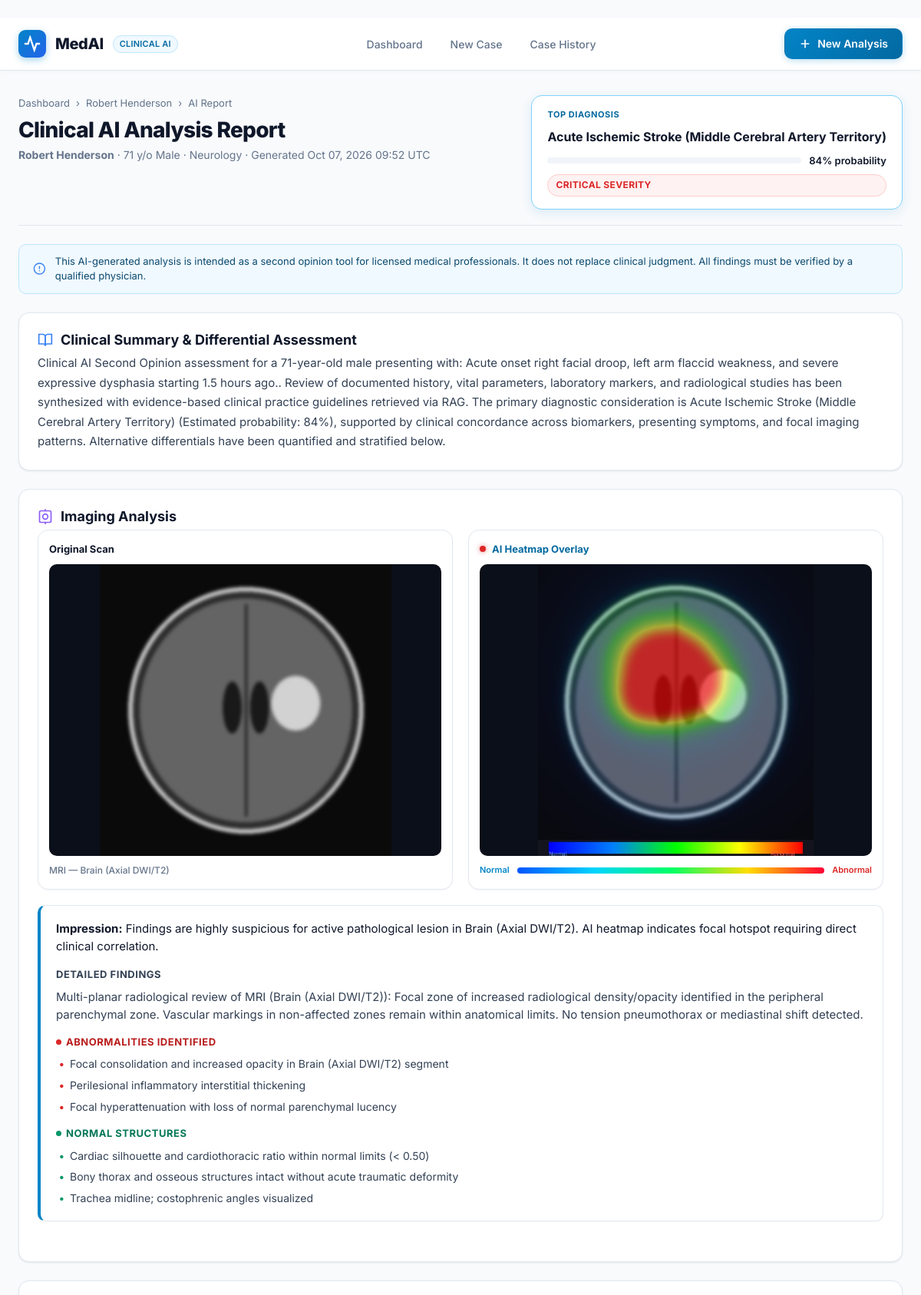
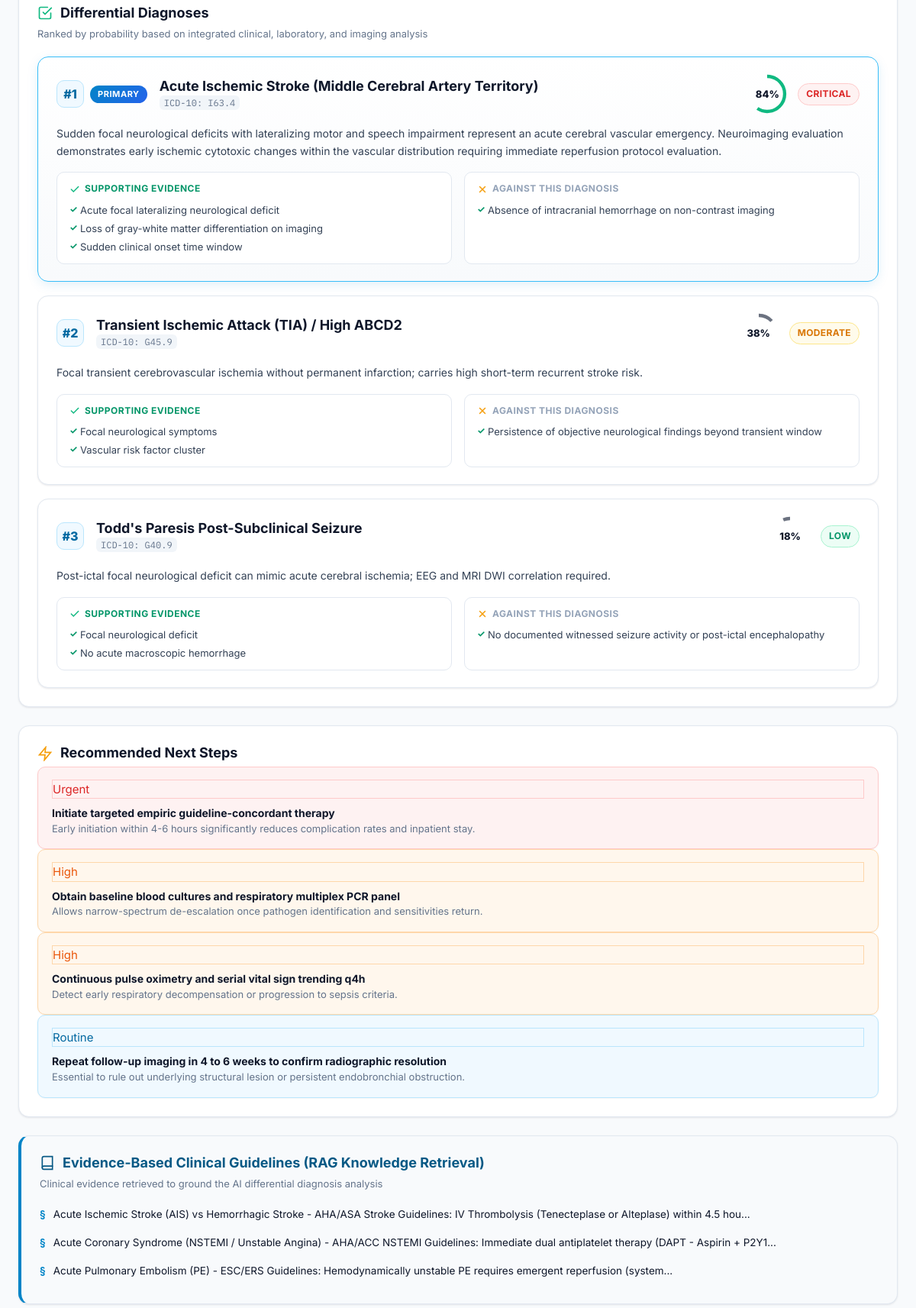
The app's page /case/2/report/ (upper part) with its own data (2 pictures, top to bottom).
### medical/models.py (models this page shows, shortened)
class PatientCase(models.Model):
    patient_name = models.CharField(max_length=200, default="Anonymous Patient")
    patient_id = models.CharField(max_length=100, blank=True, help_text="Hospital/clinic patient ID")
    age = models.PositiveIntegerField(null=True, blank=True)
    gender = models.CharField(max_length=20, choices=[
        ("male", "Male"), ("female", "Female"), ("other", "Other")
    ], blank=True)
    chief_complaint = models.TextField(blank=True, help_text="Primary complaint / reason for visit")
    clinical_history = models.TextField(blank=True, help_text="Detailed patient history, symptoms, duration")
    medications = models.TextField(blank=True, help_text="Current medications and dosages")
    allergies = models.TextField(blank=True)
    lab_results = models.TextField(blank=True, help_text="Blood work, urine, pathology results")
    vital_signs = models.TextField(blank=True, help_text="BP, HR, temperature, SpO2, weight, height")
    referring_doctor = models.CharField(max_length=200, blank=True)
    specialty_context = models.CharField(max_length=100, blank=True,
        help_text="e.g., Cardiology, Radiology, Neurology")
    created_at = models.DateTimeField(auto_now_add=True)
    updated_at = models.DateTimeField(auto_now=True)
    class Meta:
        ordering = ["-created_at"]

class AnalysisReport(models.Model):
    STATUS_CHOICES = [
        ("pending", "Pending"),
        ("processing", "Processing"),
        ("complete", "Complete"),
        ("error", "Error"),
    ]
    case = models.OneToOneField(PatientCase, on_delete=models.CASCADE, related_name="report")
    status = models.CharField(max_length=20, choices=STATUS_CHOICES, default="pending")
    raw_findings = models.TextField(blank=True, help_text="Raw AI analysis text")
    diagnoses = models.JSONField(default=list, help_text="List of {name, probability, explanation, severity, icd_code}")
    imaging_findings = models.JSONField(default=dict, help_text="Per-scan findings and abnormalities")
    differential_summary = models.TextField(blank=True)
    recommendations = models.JSONField(default=list, help_text="Next steps / tests recommended")
    disclaimer = models.TextField(
        default="This AI-generated analysis is intended as a second opinion tool for licensed medical professionals. "
                "It does not replace clinical judgment. All findings must be verified by a qualified physician."
    )
    error_message = models.TextField(blank=True)
    created_at = models.DateTimeField(auto_now_add=True)
    updated_at = models.DateTimeField(auto_now=True)

class ScanImage(models.Model):
    SCAN_TYPES = [
        ("xray", "X-Ray"),
        ("mri", "MRI"),
        ("ct", "CT Scan"),
        ("ultrasound", "Ultrasound"),
        ("pet", "PET Scan"),
        ("other", "Other"),
    ]
    case = models.ForeignKey(PatientCase, on_delete=models.CASCADE, related_name="scans")
    scan_type = models.CharField(max_length=20, choices=SCAN_TYPES, default="xray")
    body_region = models.CharField(max_length=100, blank=True, help_text="e.g., Chest, Brain, Abdomen")
    original_image = models.ImageField(upload_to="scans/original/")
    heatmap_image = models.ImageField(upload_to="scans/heatmap/", blank=True, null=True)
    notes = models.TextField(blank=True, help_text="Radiologist notes or scan context")
    uploaded_at = models.DateTimeField(auto_now_add=True)

### medical/views.py (the view)
# urls.py: path("case/<int:case_id>/report/", views.report_view, name="report_view"),
def report_view(request, case_id):
    case = get_object_or_404(PatientCase, id=case_id)
    scans = list(case.scans.all())
    report = getattr(case, "report", None)
    if not report:
        messages.warning(request, "No analysis report found. Please run the analysis first.")
        return redirect("case_detail", case_id=case_id)
    severity_classes = {
        "Critical": "severity-critical",
        "High": "severity-high",
        "Moderate": "severity-moderate",
        "Low": "severity-low",
    }
    diagnoses = report.diagnoses or []
    for d in diagnoses:
        d["severity_class"] = severity_classes.get(d.get("severity", "Low"), "severity-low")
    scan_findings = []
    for i, scan in enumerate(scans):
        key = f"scan_{i+1}"
        finding = report.imaging_findings.get(key, {})
        scan_findings.append({
            "scan": scan,
            "finding": finding,
            "has_heatmap": bool(scan.heatmap_image),
        })
    recommendations = report.recommendations or []
    priority_order = {"Urgent": 0, "High": 1, "Routine": 2}
    recommendations.sort(key=lambda r: priority_order.get(r.get("priority", "Routine"), 2))
    rag_citations = []
    if report.raw_findings:
        try:
            raw_data = json.loads(report.raw_findings)
            rag_citations = raw_data.get("rag_citations", [])
        except Exception:
            pass
    context = {
        "case": case,
        "report": report,
        "diagnoses": diagnoses,
        "scan_findings": scan_findings,
        "recommendations": recommendations,
        "rag_citations": rag_citations,
        "red_flags": report.diagnoses[0].get("red_flags", []) if diagnoses else [],
        "top_diagnosis": diagnoses[0] if diagnoses else None,
    }
    return render(request, "report.html", context)

### templates/report.html (shortened to what this page needs)
{% extends "base.html" %}
{% block content %}
<div class="container">
  <div class="report-header">
    <div class="report-header-left">
      <div class="breadcrumb">
        <a href="{% url 'index' %}">Dashboard</a>
        <span>&rsaquo;</span>
        <a href="{% url 'case_detail' case.id %}">{{ case.patient_name }}</a>
        <span>&rsaquo;</span>
        <span>AI Report</span>
      </div>
      <h1 class="page-title">Clinical AI Analysis Report</h1>
      <p class="page-subtitle">
        <strong>{{ case.patient_name }}</strong> &middot;
        {{ case.age }} y/o {{ case.get_gender_display }} &middot;
        {% if case.specialty_context %}{{ case.specialty_context }}{% endif %}
        &middot; Generated {{ report.created_at|date:"M d, Y H:i" }} UTC
      </p>
    </div>
    <div class="report-header-right">
      {% if top_diagnosis %}
      <div class="top-diagnosis-badge">
        <div class="tdb-label">Top Diagnosis</div>
        <div class="tdb-name">{{ top_diagnosis.name }}</div>
        <div class="tdb-prob">
          <div class="prob-bar-wrap"><div class="prob-bar" style="width:{{ top_diagnosis.probability }}%"></div></div>
          <span>{{ top_diagnosis.probability }}% probability</span>
        </div>
        <span class="severity-badge severity-{{ top_diagnosis.severity|lower }}">{{ top_diagnosis.severity }} Severity</span>
      </div>
      {% endif %}
    </div>
  </div>
  <div class="disclaimer-banner" role="note">
    <svg width="18" height="18" viewBox="0 0 24 24" fill="none" stroke="#3B82F6" stroke-width="2" stroke-linecap="round" aria-hidden="true"><circle cx="12" cy="12" r="10"/><line x1="12" y1="8" x2="12" y2="12"/><line x1="12" y1="16" x2="12.01" y2="16"/></svg>
    <span>{{ report.disclaimer }}</span>
  </div>
  {% if report.differential_summary %}
  <div class="report-card">
    <h2 class="report-card-title">
      <svg width="20" height="20" viewBox="0 0 24 24" fill="none" stroke="#3B82F6" stroke-width="2" stroke-linecap="round" aria-hidden="true"><path d="M2 3h6a4 4 0 0 1 4 4v14a3 3 0 0 0-3-3H2z"/><path d="M22 3h-6a4 4 0 0 0-4 4v14a3 3 0 0 1 3-3h7z"/></svg>
      Clinical Summary &amp; Differential Assessment
    </h2>
    <p class="report-narrative">{{ report.differential_summary }}</p>
  </div>
  {% endif %}
  {% if scan_findings %}
  <div class="report-card">
    <h2 class="report-card-title">
      <svg width="20" height="20" viewBox="0 0 24 24" fill="none" stroke="#8B5CF6" stroke-width="2" stroke-linecap="round" aria-hidden="true"><rect x="3" y="3" width="18" height="18" rx="2"/><circle cx="12" cy="12" r="4"/><line x1="12" y1="1" x2="12" y2="3"/><line x1="12" y1="21" x2="12" y2="23"/></svg>
      Imaging Analysis
    </h2>
    {% for item in scan_findings %}
    <div class="scan-analysis-row">
      <div class="scan-images-pair">
        <div class="scan-view-wrap">
          <div class="scan-view-label">Original Scan</div>
          <div class="scan-view-img-wrap" id="scan-orig-{{ forloop.counter }}">
            <img src="{{ item.scan.original_image.url }}"
                 alt="Original {{ item.scan.get_scan_type_display }} of {{ item.scan.body_region }}"
                 class="scan-view-img" loading="lazy"
                 onclick="openLightbox('{{ item.scan.original_image.url }}')" />
          </div>
          <div class="scan-view-meta">{{ item.scan.get_scan_type_display }} &mdash; {{ item.scan.body_region|default:"Unspecified" }}</div>
        </div>
        <div class="scan-view-wrap">
          <div class="scan-view-label heatmap-label">
            <span class="heatmap-indicator" aria-hidden="true"></span>
            AI Heatmap Overlay
          </div>
          {% if item.has_heatmap %}
          <div class="scan-view-img-wrap" id="scan-heat-{{ forloop.counter }}">
            <img src="{{ item.scan.heatmap_image.url }}"
                 alt="Heatmap overlay showing abnormality regions for {{ item.scan.body_region }}"
                 class="scan-view-img heatmap-img" loading="lazy"
                 onclick="openLightbox('{{ item.scan.heatmap_image.url }}')" />
          </div>
          <div class="heatmap-legend-inline" aria-label="Heatmap color scale">
            <span class="legend-cold">Normal</span>
            <div class="legend-bar"></div>
            <span class="legend-hot">Abnormal</span>
          </div>
          {% endif %}
        </div>
      </div>
      {% if item.finding %}
      <div class="imaging-findings-box">
        <div class="finding-impression">
          <strong>Impression:</strong> {{ item.finding.impression|default:"See findings below." }}
        </div>
        {% if item.finding.findings %}
        <div class="finding-section">
          <div class="finding-section-title">Detailed Findings</div>
          <p>{{ item.finding.findings }}</p>
        </div>
        {% endif %}
        {% if item.finding.abnormalities %}
        <div class="finding-section">
          <div class="finding-section-title abnormal-title">
            <span class="dot dot-red" aria-hidden="true"></span>
            Abnormalities Identified
          </div>
          <ul class="finding-list">
            {% for abnormality in item.finding.abnormalities %}
            <li>{{ abnormality }}</li>
            {% endfor %}
          </ul>
        </div>
        {% endif %}
        {% if item.finding.normal_structures %}
        <div class="finding-section">
          <div class="finding-section-title normal-title">
            <span class="dot dot-green" aria-hidden="true"></span>
            Normal Structures
          </div>
          <ul class="finding-list normal-list">
            {% for normal in item.finding.normal_structures %}
            <li>{{ normal }}</li>
            {% endfor %}
          </ul>
        </div>
        {% endif %}
      </div>
      {% endif %}
    </div>
    {% endfor %}
  </div>
  {% endif %}
  {% if diagnoses %}
  <div class="report-card">
    <h2 class="report-card-title">
      <svg width="20" height="20" viewBox="0 0 24 24" fill="none" stroke="#10B981" stroke-width="2" stroke-linecap="round" aria-hidden="true"><path d="M9 11l3 3L22 4"/><path d="M21 12v7a2 2 0 0 1-2 2H5a2 2 0 0 1-2-2V5a2 2 0 0 1 2-2h11"/></svg>
      Differential Diagnoses
    </h2>
    <p class="report-card-sub">Ranked by probability based on integrated clinical, laboratory, and imaging analysis</p>
    <div class="diagnoses-list" role="list">
      {% for dx in diagnoses %}
      <div class="diagnosis-card {% if forloop.first %}diagnosis-primary{% endif %}" role="listitem" id="diagnosis-{{ forloop.counter }}">
        <div class="dx-header">
          <div class="dx-rank-wrap">
            <span class="dx-rank" aria-label="Rank {{ dx.rank }}">#{{ dx.rank }}</span>
            {% if forloop.first %}<span class="dx-primary-badge">Primary</span>{% endif %}
          </div>
          <div class="dx-name-block">
            <h3 class="dx-name">{{ dx.name }}</h3>
            {% if dx.icd_code %}<span class="icd-code">ICD-10: {{ dx.icd_code }}</span>{% endif %}
          </div>
          <div class="dx-probability">
            <div class="prob-ring" aria-label="{{ dx.probability }}% probability">
              <svg viewBox="0 0 36 36" class="prob-ring-svg" aria-hidden="true">
                <circle cx="18" cy="18" r="15.9" fill="none" stroke="rgba(255,255,255,0.08)" stroke-width="3"/>
                <circle cx="18" cy="18" r="15.9" fill="none"
                  stroke="{% if dx.probability >= 70 %}#10B981{% elif dx.probability >= 40 %}#F59E0B{% else %}#6B7280{% endif %}"
                  stroke-width="3"
                  stroke-dasharray="{{ dx.probability }} {{ 100|add:0|floatformat:0 }}"
                  stroke-dashoffset="25"
                  transform="rotate(-90 18 18)" />
              </svg>
              <div class="prob-ring-label">{{ dx.probability }}%</div>
            </div>
            <span class="severity-badge severity-{{ dx.severity|lower }}">{{ dx.severity }}</span>
          </div>
        </div>
        <div class="dx-body">
          <p class="dx-explanation">{{ dx.explanation }}</p>
          <div class="dx-evidence-grid">
            {% if dx.supporting_evidence %}
            <div class="evidence-col">
              <div class="evidence-title evidence-for">
                <svg width="14" height="14" viewBox="0 0 24 24" fill="none" stroke="#10B981" stroke-width="2.5" stroke-linecap="round" aria-hidden="true"><polyline points="20 6 9 17 4 12"/></svg>
                Supporting Evidence
              </div>
              <ul class="evidence-list">
                {% for ev in dx.supporting_evidence %}
                <li>{{ ev }}</li>
                {% endfor %}
              </ul>
            </div>
            {% endif %}
            {% if dx.against_evidence %}
            <div class="evidence-col">
              <div class="evidence-title evidence-against">
                <svg width="14" height="14" viewBox="0 0 24 24" fill="none" stroke="#F59E0B" stroke-width="2.5" stroke-linecap="round" aria-hidden="true"><line x1="18" y1="6" x2="6" y2="18"/><line x1="6" y1="6" x2="18" y2="18"/></svg>
                Against This Diagnosis
              </div>
              <ul class="evidence-list evidence-against-list">
                {% for ev in dx.against_evidence %}
                <li>{{ ev }}</li>
                {% endfor %}
              </ul>
            </div>
            {% endif %}
          </div>
        </div>
      </div>
      {% endfor %}
    </div>
  </div>
  {% endif %}
  {% if recommendations %}
  <div class="report-card">
    <h2 class="report-card-title">
      <svg width="20" height="20" viewBox="0 0 24 24" fill="none" stroke="#F59E0B" stroke-width="2" stroke-linecap="round" aria-hidden="true"><polygon points="13 2 3 14 12 14 11 22 21 10 12 10 13 2"/></svg>
      Recommended Next Steps
    </h2>
    <div class="recommendations-list" role="list">
      {% for rec in recommendations %}
      <div class="rec-card priority-{{ rec.priority|lower }}" role="listitem">
        <div class="rec-priority-badge priority-{{ rec.priority|lower }}">{{ rec.priority }}</div>
        <div class="rec-body">
          <div class="rec-action">{{ rec.action }}</div>
          <div class="rec-rationale">{{ rec.rationale }}</div>
        </div>
      </div>
      {% endfor %}
    </div>
  </div>
  {% endif %}
  {% if rag_citations %}
  <div class="report-card" style="border-left: 4px solid var(--blue-600); background: #F8FAFC;">
    <h2 class="report-card-title" style="color: var(--blue-800);">
      <svg width="20" height="20" viewBox="0 0 24 24" fill="none" stroke="currentColor" stroke-width="2" stroke-linecap="round" aria-hidden="true"><path d="M4 19.5A2.5 2.5 0 0 1 6.5 17H20"/><path d="M6.5 2H20v20H6.5A2.5 2.5 0 0 1 4 19.5v-15A2.5 2.5 0 0 1 6.5 2z"/></svg>
      Evidence-Based Clinical Guidelines (RAG Knowledge Retrieval)
    </h2>
    <p class="report-card-sub">Clinical evidence retrieved to ground the AI differential diagnosis analysis</p>
    <div class="rag-list">
      {% for citation in rag_citations %}
      <div style="display:flex; align-items:flex-start; gap:10px; margin-bottom:8px; font-size:13.5px; color:var(--text-main);">
        <span style="color:var(--blue-600); font-weight:700;">§</span>
        <div>{{ citation }}</div>
      </div>
      {% endfor %}
    </div>
  </div>
  {% endif %}
</div>
{% endblock %}

### records on screen
PatientCase: patient_name "Robert Henderson", age "71", gender "Male", specialty_context "Neurology"
AnalysisReport: created_at "Oct 07, 2026 09:52", disclaimer "This AI-generated analysis is intended as a second opinion tool for licensed medical professionals. It does not replace clinical judgment. All findings must be verified by a qualified physician.", differential_summary "Clinical AI Second Opinion assessment for a 71-year-old male presenting with: Acute onset right facial droop, left arm flaccid weakness, and severe expressive dysphasia starting 1.5 hours ago.. Review of documented history, vital parameters, laboratory markers, and radiological studies has been synthesized with evidence-based clinical practice guidelines retrieved via RAG. The primary diagnostic consideration is Acute Ischemic Stroke (Middle Cerebral Artery Territory) (Estimated probability: 84%), supported by clinical concordance across biomarkers, presenting symptoms, and focal imaging patterns. Alternative differentials have been quantified and stratified below."
ScanImage: scan.original_image (picture), scan.scan_type "MRI", scan.body_region "Brain (Axial DWI/T2)", scan.heatmap_image (picture), finding.impression "Findings are highly suspicious for active pathological lesion in Brain (Axial DWI/T2). AI heatmap indicates focal hotspot requiring direct clinical correlation.", finding.findings "Multi-planar radiological review of MRI (Brain (Axial DWI/T2)): Focal zone of increased radiological density/opacity identified in the peripheral parenchymal zone. Vascular markings in non-affected zones remain within anatomical limits. No tension pneumothorax or mediastinal shift detected.", abnormalities "Focal consolidation and increased opacity in Brain (Axial DWI/T2) segment" "Perilesional inflammatory interstitial thickening" "Focal hyperattenuation with loss of normal parenchymal lucency", normal_structures "Cardiac silhouette and cardiothoracic ratio within normal limits (< 0.50)" "Bony thorax and osseous structures intact without acute traumatic deformity" "Trachea midline; costophrenic angles visualized"

### other values on screen
{{ top_diagnosis.name }} "Acute Ischemic Stroke (Middle Cerebral Artery Territory)"
{{ top_diagnosis.probability }} "84"
{{ top_diagnosis.severity }} "CRITICAL"
{{ dx.rank }} "1" "2" "3"
{{ dx.name }} "Acute Ischemic Stroke (Middle Cerebral Artery Territory)" "Transient Ischemic Attack (TIA) / High ABCD2" "Todd's Paresis Post-Subclinical Seizure"
{{ dx.icd_code }} "I63.4" "G45.9" "G40.9"
{{ dx.probability }} "84" "38" "18"
{{ dx.severity }} "CRITICAL" "MODERATE" "LOW"
{{ ev }} "Acute focal lateralizing neurological deficit" "Loss of gray-white matter differentiation on imaging" "Sudden clinical onset time window" "Focal neurological symptoms" "Vascular risk factor cluster" "Focal neurological deficit" "No acute macroscopic hemorrhage"
{{ ev }} "Absence of intracranial hemorrhage on non-contrast imaging" "Persistence of objective neurological findings beyond transient window" "No documented witnessed seizure activity or post-ictal encephalopathy"
{{ dx.explanation }} "Focal transient cerebrovascular ischemia without permanent infarction; carries high short-term recurrent stroke risk." "Post-ictal focal neurological deficit can mimic acute cerebral ischemia; EEG and MRI DWI correlation required."
{{ rec.priority }} "Urgent" "High" "High" "Routine"
{{ rec.action }} "Initiate targeted empiric guideline-concordant therapy" "Obtain baseline blood cultures and respiratory multiplex PCR panel" "Continuous pulse oximetry and serial vital sign trending q4h" "Repeat follow-up imaging in 4 to 6 weeks to confirm radiographic resolution"
{{ rec.rationale }} "Early initiation within 4-6 hours significantly reduces complication rates and inpatient stay." "Allows narrow-spectrum de-escalation once pathogen identification and sensitivities return." "Detect early respiratory decompensation or progression to sepsis criteria." "Essential to rule out underlying structural lesion or persistent endobronchial obstruction."
{{ citation }} "Acute Ischemic Stroke (AIS) vs Hemorrhagic Stroke - AHA/ASA Stroke Guidelines: IV Thrombolysis (Tenecteplase or Alteplase) within 4.5 hou..." "Acute Coronary Syndrome (NSTEMI / Unstable Angina) - AHA/ACC NSTEMI Guidelines: Immediate dual antiplatelet therapy (DAPT - Aspirin + P2Y1..." "Acute Pulmonary Embolism (PE) - ESC/ERS Guidelines: Hemodynamically unstable PE requires emergent reperfusion (system..."
